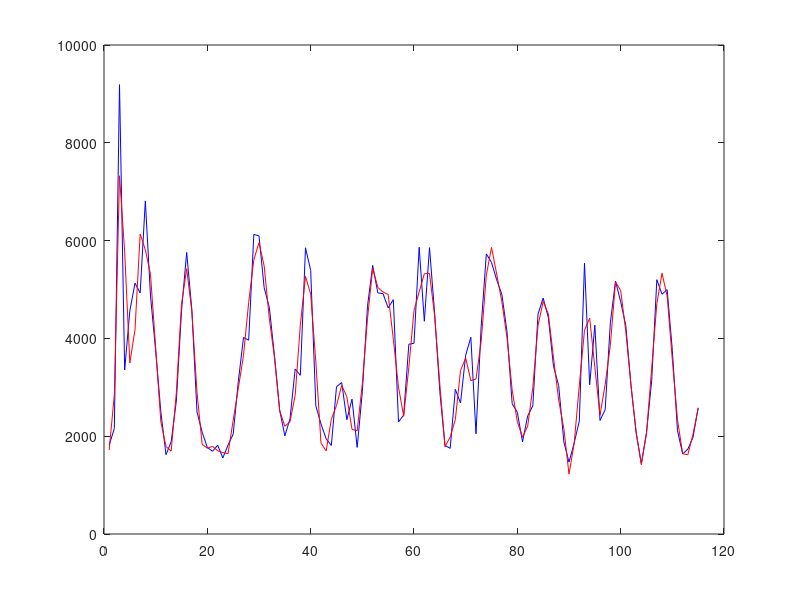

The MATLAB source for this figure:
function savitzkyGolay()
X=importdata('temp.txt',' ');
X=X';
size(X,1)
for i=1:1:size(X,1)-24
newX=sgolayfilt(X(i,:),7,11);
figure,plot([1:115],X(i,:),'b',[1:115],newX(1,:),'r');
end
